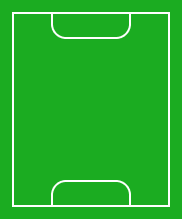
#> input picture software/rpi-direct/libs/camera/scripts/field.png, 182 x 219 px
$ python generator.py
#> lines starting #> are read from the running program, lines starting #| are printed output that depends on the picture
import os
import random
import math
from PIL import Image


def generate_field_coordinates(
    image_path, output_path, output_image_path, fuzzy_radius=2, fuzzy_density=0.5
):
    # Load the image
#> called with fuzzy_radius = 0, fuzzy_density = 0.4
    img = Image.open(image_path)
#> img is the input picture: PIL image 182x219 RGBA; mean R, G, B, A 37.6, 175.9, 43.3, 255

    # Convert to grayscale if not already
    if img.mode != "L":
        img = img.convert("L")
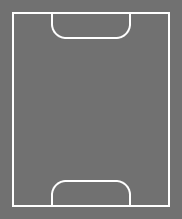
#> img: PIL image 182x219 L; min 113, max 255, mean 119.6

    # Original dimensions and scale
    original_width, original_height = img.size
#> original_width = 182; original_height = 219
    print(f"Original image size: {original_width}x{original_height}")
#| Original image size: 182x219

    # Calculate the center of the image
    center_x = original_width / 2
#> center_x = 91
    center_y = original_height / 2
#> center_y = 109.5
    print(f"Center point: ({center_x}, {center_y})")
#| Center point: (91.0, 109.5)

    # Calculate scaling factors:
    x_scale = 320 / 200
    y_scale = 320 / 200

    # Process coordinates relative to center
    base_coordinates = []
    count = 0

    # Process each pixel in the original image
    for y in range(original_height):
        for x in range(original_width):
            pixel_value = img.getpixel((x, y))
            if pixel_value == 255:  # Assuming white/light pixels represent the field
                # Convert to field coordinates with center as (0,0)
                real_x = int(round((x - center_x) * x_scale))
                real_y = int(round((y - center_y) * y_scale))
                base_coordinates.append((real_x, real_y))
                count += 1
#> after the loop, base_coordinates = 1764 pairs, first value -126 to 125, second value -156 to 154; count = 1764

    print(f"Generated {len(base_coordinates)} base coordinates")
#| Generated 1764 base coordinates

    # Generate fuzzy coordinates around base coordinates with concentration near originals
    all_coordinates = base_coordinates.copy()
#> all_coordinates has the same summary as base_coordinates
    for x, y in base_coordinates:
        # Generate fuzzy points around each base point
        for _ in range(int(fuzzy_density * fuzzy_radius * 8)):
            # Generate random angle
            angle = random.uniform(0, 2 * math.pi)
            # Generate random distance with higher probability for smaller distances
            # Using square root of random value makes points concentrate near center
            distance = fuzzy_radius * math.sqrt(random.random())

            # Convert polar coordinates to cartesian
            dx = int(round(distance * math.cos(angle)))
            dy = int(round(distance * math.sin(angle)))

            # Skip if it's the exact same point
            if dx == 0 and dy == 0:
                continue

            # Add the fuzzy point
            all_coordinates.append((x + dx, y + dy))
#> this loop made 1764 passes
#> x on passes 1 to 3: -126, -125, -123

    print(f"Generated {len(all_coordinates)} coordinates after adding fuzzy points")
#| Generated 1764 coordinates after adding fuzzy points

    # Limit to exactly 1000 particles (or all if fewer than 1000)
    max_particles = 1000
    particle_count = min(max_particles, len(all_coordinates))
#> particle_count = 1000
    selected_coordinates = random.sample(all_coordinates, particle_count)
#> selected_coordinates = 1000 pairs, first value -126 to 125, second value -156 to 154
    print(
        f"Randomly selected {len(selected_coordinates)} coordinates (limited to {max_particles})"
    )
#| Randomly selected 1000 coordinates (limited to 1000)

    # Calculate image dimensions directly from scaling factors
    image_width = int(round(original_width * x_scale))
#> image_width = 291
    image_height = int(round(original_height * y_scale))
#> image_height = 350

    print(f"Output image size: {image_width}x{image_height}")
#| Output image size: 291x350

    # Create a black image
    output_img = Image.new("RGB", (image_width, image_height), "black")
#> output_img: PIL image 291x350 RGB; every value is 0
    pixels = output_img.load()

    # Set pixels to red based on coordinates
    for x, y in selected_coordinates:
        # Shift coordinates to be within image bounds
        pixel_x = x + int(image_width / 2)
        pixel_y = y + int(image_height / 2)

        # Check if the pixel is within the image bounds
        if 0 <= pixel_x < image_width and 0 <= pixel_y < image_height:
            pixels[pixel_x, pixel_y] = (255, 0, 0)  # Red
#> this loop made 1000 passes
#> (x, y, pixel_x, pixel_y) on passes 1 to 3: (70, 154, 215, 329), (-126, -38, 19, 137), (40, 153, 185, 328)

    # Save the image
    output_img.save(output_image_path)
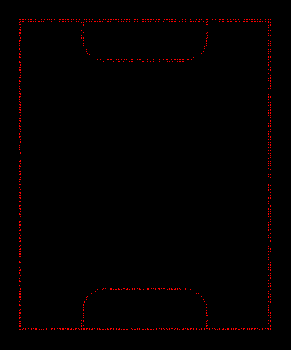
#> saved as field_coordinates.png: PIL image 291x350 RGB; mean R, G, B 2.5, 0, 0
    print(f"Coordinate image written to {output_image_path}")

    # Generate the C++ header file
    with open(output_path, "w") as f:
        f.write("// Auto-generated field coordinates (320px = 200cm scale)\n")
        f.write("// Generated with fuzzy radius and random selection\n")
        f.write("#pragma once\n")

        f.write("namespace camera {\n")
        f.write("namespace field {\n")
        f.write(f"const int WHITE_LINES_LENGTH = {len(selected_coordinates)};\n")
        f.write(f"const int FIELD_X_SIZE = {image_width};\n")
        f.write(f"const int FIELD_Y_SIZE = {image_height};\n\n")
        f.write("const int GRID_SIZE = 1;\n")
        f.write(f"constexpr int WHITE_LINES[{len(selected_coordinates)}][2] = {{\n")

        for i, (x, y) in enumerate(selected_coordinates):
            f.write(f"    {{{x}, {y}}}")
            if i < len(selected_coordinates) - 1:
                f.write(",")
            f.write("\n")
#> this loop made 1000 passes
#> (x, y) on passes 1 to 3: (70, 154), (-126, -38), (40, 153)

        f.write("};\n\n")
        f.write("}")
        f.write("}")


if __name__ == "__main__":
    # Get the script directory
    script_dir = os.path.dirname(os.path.abspath(__file__))

    # Path to the image (update this with your actual image path)
    image_path = os.path.join(script_dir, "field.png")

    # Path to output header file
    output_path = os.path.join(script_dir, "../include/field.hpp")

    # Path to output image
    output_image_path = os.path.join(script_dir, "field_coordinates.png")

    # Ensure output directory exists
    os.makedirs(os.path.dirname(output_path), exist_ok=True)

    # Generate the coordinates with fuzziness
    # Parameters: fuzzy_radius controls how far from original points fuzzy points can go
    # fuzzy_density controls how many fuzzy points are generated per original point
    generate_field_coordinates(
        image_path, output_path, output_image_path, fuzzy_radius=0, fuzzy_density=0.4
    )
    print(f"Field coordinates written to {output_path}")
